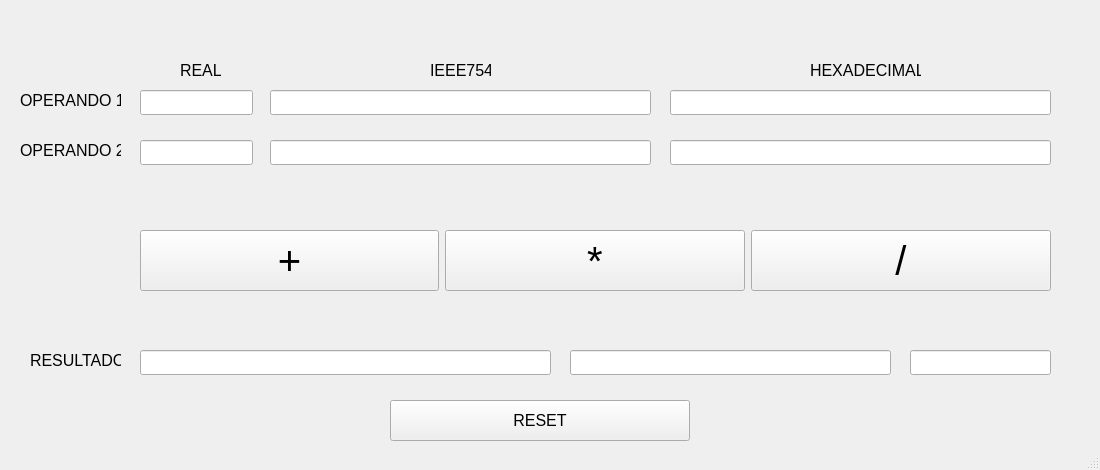
<?xml version="1.0" encoding="UTF-8"?>
<ui version="4.0">
 <class>MainWindow</class>
 <widget class="QMainWindow" name="MainWindow">
  <property name="geometry">
   <rect>
    <x>0</x>
    <y>0</y>
    <width>1100</width>
    <height>470</height>
   </rect>
  </property>
  <property name="windowTitle">
   <string>MainWindow</string>
  </property>
  <widget class="QWidget" name="centralwidget">
   <widget class="QLabel" name="op1_label">
    <property name="geometry">
     <rect>
      <x>20</x>
      <y>90</y>
      <width>101</width>
      <height>21</height>
     </rect>
    </property>
    <property name="font">
     <font>
      <pointsize>12</pointsize>
     </font>
    </property>
    <property name="text">
     <string>OPERANDO 1</string>
    </property>
   </widget>
   <widget class="QLabel" name="op2_label">
    <property name="geometry">
     <rect>
      <x>20</x>
      <y>140</y>
      <width>101</width>
      <height>21</height>
     </rect>
    </property>
    <property name="font">
     <font>
      <pointsize>12</pointsize>
     </font>
    </property>
    <property name="text">
     <string>OPERANDO 2</string>
    </property>
   </widget>
   <widget class="QLabel" name="resul_label">
    <property name="geometry">
     <rect>
      <x>30</x>
      <y>350</y>
      <width>91</width>
      <height>21</height>
     </rect>
    </property>
    <property name="font">
     <font>
      <pointsize>12</pointsize>
     </font>
    </property>
    <property name="text">
     <string>RESULTADO</string>
    </property>
   </widget>
   <widget class="QLabel" name="real_label">
    <property name="geometry">
     <rect>
      <x>180</x>
      <y>60</y>
      <width>41</width>
      <height>21</height>
     </rect>
    </property>
    <property name="font">
     <font>
      <pointsize>12</pointsize>
     </font>
    </property>
    <property name="text">
     <string>REAL</string>
    </property>
   </widget>
   <widget class="QLabel" name="ieee_label">
    <property name="geometry">
     <rect>
      <x>430</x>
      <y>60</y>
      <width>61</width>
      <height>21</height>
     </rect>
    </property>
    <property name="font">
     <font>
      <pointsize>12</pointsize>
     </font>
    </property>
    <property name="text">
     <string>IEEE754</string>
    </property>
   </widget>
   <widget class="QLabel" name="hex_label">
    <property name="geometry">
     <rect>
      <x>810</x>
      <y>60</y>
      <width>111</width>
      <height>21</height>
     </rect>
    </property>
    <property name="font">
     <font>
      <pointsize>12</pointsize>
     </font>
    </property>
    <property name="text">
     <string>HEXADECIMAL</string>
    </property>
   </widget>
   <widget class="QLineEdit" name="op1Real">
    <property name="geometry">
     <rect>
      <x>140</x>
      <y>90</y>
      <width>113</width>
      <height>25</height>
     </rect>
    </property>
    <property name="font">
     <font>
      <pointsize>12</pointsize>
     </font>
    </property>
    <property name="text">
     <string/>
    </property>
   </widget>
   <widget class="QLineEdit" name="op2Real">
    <property name="geometry">
     <rect>
      <x>140</x>
      <y>140</y>
      <width>113</width>
      <height>25</height>
     </rect>
    </property>
    <property name="font">
     <font>
      <pointsize>12</pointsize>
     </font>
    </property>
    <property name="text">
     <string/>
    </property>
   </widget>
   <widget class="QLineEdit" name="op1IEEE">
    <property name="geometry">
     <rect>
      <x>270</x>
      <y>90</y>
      <width>381</width>
      <height>25</height>
     </rect>
    </property>
    <property name="font">
     <font>
      <pointsize>12</pointsize>
     </font>
    </property>
    <property name="text">
     <string/>
    </property>
   </widget>
   <widget class="QLineEdit" name="op2IEEE">
    <property name="geometry">
     <rect>
      <x>270</x>
      <y>140</y>
      <width>381</width>
      <height>25</height>
     </rect>
    </property>
    <property name="font">
     <font>
      <pointsize>12</pointsize>
     </font>
    </property>
    <property name="text">
     <string/>
    </property>
   </widget>
   <widget class="QLineEdit" name="op1Hex">
    <property name="geometry">
     <rect>
      <x>670</x>
      <y>90</y>
      <width>381</width>
      <height>25</height>
     </rect>
    </property>
    <property name="font">
     <font>
      <pointsize>12</pointsize>
     </font>
    </property>
    <property name="text">
     <string/>
    </property>
   </widget>
   <widget class="QLineEdit" name="op2Hex">
    <property name="geometry">
     <rect>
      <x>670</x>
      <y>140</y>
      <width>381</width>
      <height>25</height>
     </rect>
    </property>
    <property name="font">
     <font>
      <pointsize>12</pointsize>
     </font>
    </property>
    <property name="text">
     <string/>
    </property>
   </widget>
   <widget class="QLineEdit" name="resulReal">
    <property name="geometry">
     <rect>
      <x>140</x>
      <y>350</y>
      <width>411</width>
      <height>25</height>
     </rect>
    </property>
    <property name="font">
     <font>
      <pointsize>12</pointsize>
     </font>
    </property>
    <property name="text">
     <string/>
    </property>
   </widget>
   <widget class="QLineEdit" name="resulIEEE">
    <property name="geometry">
     <rect>
      <x>570</x>
      <y>350</y>
      <width>321</width>
      <height>25</height>
     </rect>
    </property>
    <property name="font">
     <font>
      <pointsize>12</pointsize>
     </font>
    </property>
    <property name="text">
     <string/>
    </property>
   </widget>
   <widget class="QLineEdit" name="resulHex">
    <property name="geometry">
     <rect>
      <x>910</x>
      <y>350</y>
      <width>141</width>
      <height>25</height>
     </rect>
    </property>
    <property name="font">
     <font>
      <pointsize>12</pointsize>
     </font>
    </property>
    <property name="text">
     <string/>
    </property>
   </widget>
   <widget class="QPushButton" name="Reset">
    <property name="geometry">
     <rect>
      <x>390</x>
      <y>400</y>
      <width>300</width>
      <height>41</height>
     </rect>
    </property>
    <property name="font">
     <font>
      <pointsize>12</pointsize>
     </font>
    </property>
    <property name="text">
     <string>RESET</string>
    </property>
   </widget>
   <widget class="QWidget" name="">
    <property name="geometry">
     <rect>
      <x>140</x>
      <y>170</y>
      <width>911</width>
      <height>181</height>
     </rect>
    </property>
    <layout class="QGridLayout" name="gridLayout">
     <item row="0" column="0">
      <widget class="QPushButton" name="suma">
       <property name="minimumSize">
        <size>
         <width>299</width>
         <height>0</height>
        </size>
       </property>
       <property name="maximumSize">
        <size>
         <width>299</width>
         <height>61</height>
        </size>
       </property>
       <property name="font">
        <font>
         <pointsize>30</pointsize>
        </font>
       </property>
       <property name="text">
        <string>+</string>
       </property>
      </widget>
     </item>
     <item row="0" column="1">
      <widget class="QPushButton" name="multiplicacion">
       <property name="maximumSize">
        <size>
         <width>16777215</width>
         <height>61</height>
        </size>
       </property>
       <property name="font">
        <font>
         <pointsize>30</pointsize>
        </font>
       </property>
       <property name="text">
        <string>*</string>
       </property>
      </widget>
     </item>
     <item row="0" column="2">
      <widget class="QPushButton" name="division">
       <property name="maximumSize">
        <size>
         <width>16777215</width>
         <height>61</height>
        </size>
       </property>
       <property name="font">
        <font>
         <pointsize>30</pointsize>
        </font>
       </property>
       <property name="text">
        <string>/</string>
       </property>
      </widget>
     </item>
    </layout>
   </widget>
  </widget>
  <widget class="QStatusBar" name="statusbar"/>
 </widget>
 <resources/>
 <connections/>
</ui>
